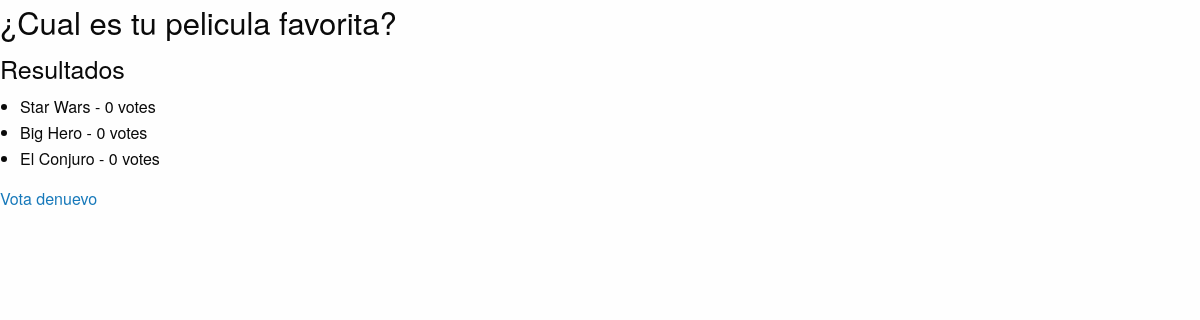
The page /polls/4/results/ on the database its author committed.
### polls/models.py (models this page shows, shortened)
class Question(models.Model):
    question_text = models.CharField(max_length=200)
    pub_date = models.DateTimeField('fecha de publicacion')
    def was_published_recently(self):
        now = timezone.now()
        return now - datetime.timedelta(days=1) <= self.pub_date <= now
    was_published_recently.admin_order_field = 'pub_date'
    was_published_recently.boolean = True
    was_published_recently.short_description = 'Publicado recientemente'

class Choice(models.Model):
    question = models.ForeignKey(Question, on_delete=models.CASCADE)
    choice_text = models.CharField(max_length=200)
    votes = models.IntegerField(default=0)
    def __str__(self):
        return self.choice_text

### polls/views.py (the view)
# urls.py: url(r'^(?P<pk>[0-9]+)/results/$', views.ResultsView.as_view(), name='results'),
class ResultsView(generic.DetailView):
    model = Question
    template_name = 'result.html'

### polls/templates/result.html (shortened to what this page needs)
{% load static %}
<link rel="stylesheet" type="text/css" href="{% static 'polls/css/foundation.css' %}"/>
<h3>{{ question.question_text }}</h3>
<h4>Resultados</h4>
<ul>
    {% for choice in question.choice_set.all %}
        <li>{{ choice }} - {{ choice.votes }} vote{{ choice.votes|pluralize}}</li>
    {% endfor %}
</ul>
<a href="{% url 'polls:detail' question.id %}"> Vota denuevo</a>

### rows shown on the page
Question: question_text "¿Cual es tu pelicula favorita?"
Choice: choice_text "Star Wars", votes "0"
Choice: choice_text "Big Hero", votes "0"
Choice: choice_text "El Conjuro", votes "0"
